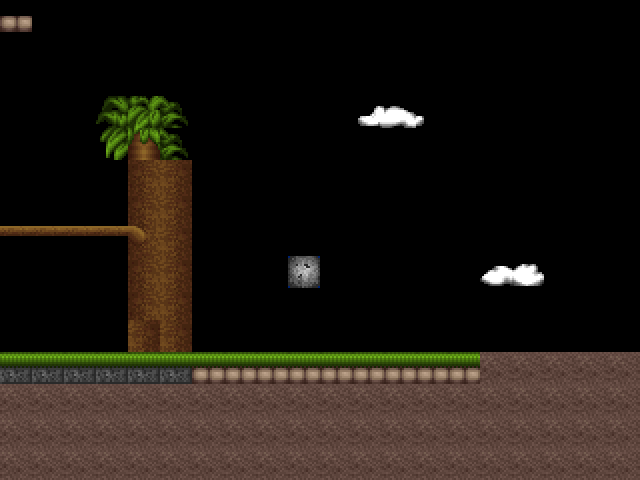

Tiled map render using the project's own tile images. Description and the whole map definition, tile-layer contents included, below:
An orthogonal 20x15 tile map with 32x32 px tiles, 1 tile layer (Tile Layer 1), 2 tilesets.

<map version="1.0" orientation="orthogonal" renderorder="right-down" width="20" height="15" tilewidth="32" tileheight="32" nextobjectid="1">
 <tileset firstgid="1" name="blocks1" tilewidth="32" tileheight="32" spacing="2" margin="2" tilecount="198" columns="18">
  <image source="../images/blocks1.png" width="614" height="376" />
 </tileset>
 <tileset firstgid="199" name="blocks2" tilewidth="32" tileheight="32" spacing="2" margin="2" tilecount="198" columns="18">
  <image source="../images/blocks2.png" width="614" height="376" />
 </tileset>
 <layer name="Tile Layer 1" width="20" height="15">
  <data encoding="csv">
1,0,0,0,0,0,0,0,0,0,0,0,0,0,0,0,0,0,0,0,
0,0,0,0,0,0,0,0,0,0,0,0,0,0,0,0,0,0,0,0,
0,0,0,0,0,0,0,0,0,0,0,0,0,0,0,0,0,0,0,0,
0,0,0,223,224,225,0,0,0,0,0,94,95,96,0,0,0,0,0,0,
0,0,0,241,242,225,0,0,0,0,0,0,0,0,0,0,0,0,0,0,
0,0,0,0,381,382,0,0,0,0,0,0,0,0,0,0,0,0,0,0,
0,0,0,0,381,382,0,0,0,0,0,0,0,0,0,0,0,0,0,0,
326,326,326,326,327,382,0,0,0,0,0,0,0,0,0,0,0,0,0,0,
0,0,0,0,381,382,0,0,0,143,0,0,0,0,0,97,98,0,0,0,
0,0,0,0,381,382,0,0,0,0,0,0,0,0,0,0,0,0,0,0,
0,0,0,0,382,382,0,0,0,0,0,0,0,0,0,0,0,0,0,0,
201,201,201,201,201,201,202,202,202,202,202,202,202,202,202,235,235,235,235,235,
235,235,235,235,235,235,235,235,235,235,235,235,235,235,235,235,235,235,235,235,
235,235,235,235,235,235,235,235,235,235,235,235,235,235,235,235,235,235,235,235,
235,235,235,235,235,235,235,235,235,235,235,235,235,235,235,235,235,235,235,235
</data>
 </layer>
</map>
